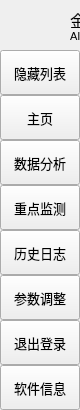
        <widget class="QFrame" name="leftMenuBg">
         <property name="minimumSize">
          <size>
           <width>0</width>
           <height>0</height>
          </size>
         </property>
         <property name="maximumSize">
          <size>
           <width>60</width>
           <height>16777215</height>
          </size>
         </property>
         <property name="frameShape">
          <enum>QFrame::Shape::NoFrame</enum>
         </property>
         <property name="frameShadow">
          <enum>QFrame::Shadow::Raised</enum>
         </property>
         <layout class="QVBoxLayout" name="verticalLayout_3">
          <property name="spacing">
           <number>0</number>
          </property>
          <property name="leftMargin">
           <number>0</number>
          </property>
          <property name="topMargin">
           <number>0</number>
          </property>
          <property name="rightMargin">
           <number>0</number>
          </property>
          <property name="bottomMargin">
           <number>0</number>
          </property>
          <item>
           <widget class="QFrame" name="topLogoInfo">
            <property name="minimumSize">
             <size>
              <width>0</width>
              <height>50</height>
             </size>
            </property>
            <property name="maximumSize">
             <size>
              <width>16777215</width>
              <height>50</height>
             </size>
            </property>
            <property name="frameShape">
             <enum>QFrame::Shape::NoFrame</enum>
            </property>
            <property name="frameShadow">
             <enum>QFrame::Shadow::Raised</enum>
            </property>
            <widget class="QFrame" name="topLogo">
             <property name="geometry">
              <rect>
               <x>10</x>
               <y>5</y>
               <width>42</width>
               <height>42</height>
              </rect>
             </property>
             <property name="minimumSize">
              <size>
               <width>42</width>
               <height>42</height>
              </size>
             </property>
             <property name="maximumSize">
              <size>
               <width>42</width>
               <height>42</height>
              </size>
             </property>
             <property name="frameShape">
              <enum>QFrame::Shape::NoFrame</enum>
             </property>
             <property name="frameShadow">
              <enum>QFrame::Shadow::Raised</enum>
             </property>
            </widget>
            <widget class="QLabel" name="titleLeftApp">
             <property name="geometry">
              <rect>
               <x>70</x>
               <y>8</y>
               <width>160</width>
               <height>20</height>
              </rect>
             </property>
             <property name="font">
              <font>
               <family>Segoe UI Semibold</family>
               <pointsize>12</pointsize>
               <italic>false</italic>
               <fontweight></fontweight>
              </font>
             </property>
             <property name="text">
              <string>&lt;html&gt;&lt;head/&gt;&lt;body&gt;&lt;p&gt;金盾FraudShield&lt;/p&gt;&lt;/body&gt;&lt;/html&gt;</string>
             </property>
             <property name="alignment">
              <set>Qt::AlignmentFlag::AlignLeading|Qt::AlignmentFlag::AlignLeft|Qt::AlignmentFlag::AlignTop</set>
             </property>
            </widget>
            <widget class="QLabel" name="titleLeftDescription">
             <property name="geometry">
              <rect>
               <x>70</x>
               <y>27</y>
               <width>160</width>
               <height>16</height>
              </rect>
             </property>
             <property name="maximumSize">
              <size>
               <width>16777215</width>
               <height>16</height>
              </size>
             </property>
             <property name="font">
              <font>
               <family>Segoe UI</family>
               <pointsize>8</pointsize>
               <italic>false</italic>
               <bold>false</bold>
              </font>
             </property>
             <property name="text">
              <string>AI赋能金融安全，从此更安心</string>
             </property>
             <property name="alignment">
              <set>Qt::AlignmentFlag::AlignLeading|Qt::AlignmentFlag::AlignLeft|Qt::AlignmentFlag::AlignTop</set>
             </property>
            </widget>
           </widget>
          </item>
          <item>
           <widget class="QFrame" name="leftMenuFrame">
            <property name="minimumSize">
             <size>
              <width>0</width>
              <height>0</height>
             </size>
            </property>
            <property name="frameShape">
             <enum>QFrame::Shape::NoFrame</enum>
            </property>
            <property name="frameShadow">
             <enum>QFrame::Shadow::Raised</enum>
            </property>
            <layout class="QVBoxLayout" name="verticalMenuLayout">
             <property name="spacing">
              <number>0</number>
             </property>
             <property name="leftMargin">
              <number>0</number>
             </property>
             <property name="topMargin">
              <number>0</number>
             </property>
             <property name="rightMargin">
              <number>0</number>
             </property>
             <property name="bottomMargin">
              <number>0</number>
             </property>
             <item>
              <widget class="QFrame" name="toggleBox">
               <property name="maximumSize">
                <size>
                 <width>16777215</width>
                 <height>45</height>
                </size>
               </property>
               <property name="frameShape">
                <enum>QFrame::Shape::NoFrame</enum>
               </property>
               <property name="frameShadow">
                <enum>QFrame::Shadow::Raised</enum>
               </property>
               <layout class="QVBoxLayout" name="verticalLayout_4">
                <property name="spacing">
                 <number>0</number>
                </property>
                <property name="leftMargin">
                 <number>0</number>
                </property>
                <property name="topMargin">
                 <number>0</number>
                </property>
                <property name="rightMargin">
                 <number>0</number>
                </property>
                <property name="bottomMargin">
                 <number>0</number>
                </property>
                <item>
                 <widget class="QPushButton" name="toggleButton">
                  <property name="sizePolicy">
                   <sizepolicy hsizetype="Expanding" vsizetype="Fixed">
                    <horstretch>0</horstretch>
                    <verstretch>0</verstretch>
                   </sizepolicy>
                  </property>
                  <property name="minimumSize">
                   <size>
                    <width>0</width>
                    <height>45</height>
                   </size>
                  </property>
                  <property name="font">
                   <font>
                    <family>Segoe UI</family>
                    <pointsize>10</pointsize>
                    <italic>false</italic>
                    <bold>false</bold>
                   </font>
                  </property>
                  <property name="cursor">
                   <cursorShape>PointingHandCursor</cursorShape>
                  </property>
                  <property name="layoutDirection">
                   <enum>Qt::LayoutDirection::LeftToRight</enum>
                  </property>
                  <property name="styleSheet">
                   <string notr="true">background-image: url(:/icons/images/icons/icon_menu.png);</string>
                  </property>
                  <property name="text">
                   <string>隐藏列表</string>
                  </property>
                 </widget>
                </item>
               </layout>
              </widget>
             </item>
             <item alignment="Qt::AlignmentFlag::AlignTop">
              <widget class="QFrame" name="topMenu">
               <property name="sizePolicy">
                <sizepolicy hsizetype="Preferred" vsizetype="Preferred">
                 <horstretch>0</horstretch>
                 <verstretch>0</verstretch>
                </sizepolicy>
               </property>
               <property name="minimumSize">
                <size>
                 <width>0</width>
                 <height>0</height>
                </size>
               </property>
               <property name="frameShape">
                <enum>QFrame::Shape::NoFrame</enum>
               </property>
               <property name="frameShadow">
                <enum>QFrame::Shadow::Raised</enum>
               </property>
               <layout class="QVBoxLayout" name="verticalLayout_8">
                <property name="spacing">
                 <number>0</number>
                </property>
                <property name="leftMargin">
                 <number>0</number>
                </property>
                <property name="topMargin">
                 <number>0</number>
                </property>
                <property name="rightMargin">
                 <number>0</number>
                </property>
                <property name="bottomMargin">
                 <number>0</number>
                </property>
                <item>
                 <widget class="QPushButton" name="btn_home">
                  <property name="sizePolicy">
                   <sizepolicy hsizetype="Expanding" vsizetype="Fixed">
                    <horstretch>0</horstretch>
                    <verstretch>0</verstretch>
                   </sizepolicy>
                  </property>
                  <property name="minimumSize">
                   <size>
                    <width>0</width>
                    <height>45</height>
                   </size>
                  </property>
                  <property name="font">
                   <font>
                    <family>Segoe UI</family>
                    <pointsize>10</pointsize>
                    <italic>false</italic>
                    <bold>false</bold>
                   </font>
                  </property>
                  <property name="cursor">
                   <cursorShape>PointingHandCursor</cursorShape>
                  </property>
                  <property name="layoutDirection">
                   <enum>Qt::LayoutDirection::LeftToRight</enum>
                  </property>
                  <property name="styleSheet">
                   <string notr="true">background-image: url(:/icons/images/icons/cil-home.png);</string>
                  </property>
                  <property name="text">
                   <string>主页</string>
                  </property>
                 </widget>
                </item>
                <item>
                 <widget class="QPushButton" name="btn_upload">
                  <property name="sizePolicy">
                   <sizepolicy hsizetype="Expanding" vsizetype="Fixed">
                    <horstretch>0</horstretch>
                    <verstretch>0</verstretch>
                   </sizepolicy>
                  </property>
                  <property name="minimumSize">
                   <size>
                    <width>0</width>
                    <height>45</height>
                   </size>
                  </property>
                  <property name="font">
                   <font>
                    <family>Segoe UI</family>
                    <pointsize>10</pointsize>
                    <italic>false</italic>
                    <bold>false</bold>
                   </font>
                  </property>
                  <property name="cursor">
                   <cursorShape>PointingHandCursor</cursorShape>
                  </property>
                  <property name="layoutDirection">
                   <enum>Qt::LayoutDirection::LeftToRight</enum>
                  </property>
                  <property name="styleSheet">
                   <string notr="true">background-image: url(:/icons/images/icons/cil-chart.png);</string>
                  </property>
                  <property name="text">
                   <string>数据分析</string>
                  </property>
                 </widget>
                </item>
                <item>
                 <widget class="QPushButton" name="btn_new">
                  <property name="sizePolicy">
                   <sizepolicy hsizetype="Expanding" vsizetype="Fixed">
                    <horstretch>0</horstretch>
                    <verstretch>0</verstretch>
                   </sizepolicy>
                  </property>
                  <property name="minimumSize">
                   <size>
                    <width>0</width>
                    <height>45</height>
                   </size>
                  </property>
                  <property name="font">
                   <font>
                    <family>Segoe UI</family>
                    <pointsize>10</pointsize>
                    <italic>false</italic>
                    <bold>false</bold>
                   </font>
                  </property>
                  <property name="cursor">
                   <cursorShape>PointingHandCursor</cursorShape>
                  </property>
                  <property name="layoutDirection">
                   <enum>Qt::LayoutDirection::LeftToRight</enum>
                  </property>
                  <property name="styleSheet">
                   <string notr="true">background-image: url(:/icons/images/icons/cil-window-restore.png);</string>
                  </property>
                  <property name="text">
                   <string>重点监测</string>
                  </property>
                 </widget>
                </item>
                <item>
                 <widget class="QPushButton" name="btn_save">
                  <property name="sizePolicy">
                   <sizepolicy hsizetype="Expanding" vsizetype="Fixed">
                    <horstretch>0</horstretch>
                    <verstretch>0</verstretch>
                   </sizepolicy>
                  </property>
                  <property name="minimumSize">
                   <size>
                    <width>0</width>
                    <height>45</height>
                   </size>
                  </property>
                  <property name="font">
                   <font>
                    <family>Segoe UI</family>
                    <pointsize>10</pointsize>
                    <italic>false</italic>
                    <bold>false</bold>
                   </font>
                  </property>
                  <property name="cursor">
                   <cursorShape>PointingHandCursor</cursorShape>
                  </property>
                  <property name="layoutDirection">
                   <enum>Qt::LayoutDirection::LeftToRight</enum>
                  </property>
                  <property name="styleSheet">
                   <string notr="true">background-image: url(:/icons/images/icons/cil-description.png)</string>
                  </property>
                  <property name="text">
                   <string>历史日志</string>
                  </property>
                 </widget>
                </item>
                <item>
                 <widget class="QPushButton" name="btn_para">
                  <property name="sizePolicy">
                   <sizepolicy hsizetype="Expanding" vsizetype="Fixed">
                    <horstretch>0</horstretch>
                    <verstretch>0</verstretch>
                   </sizepolicy>
                  </property>
                  <property name="minimumSize">
                   <size>
                    <width>0</width>
                    <height>45</height>
                   </size>
                  </property>
                  <property name="font">
                   <font>
                    <family>Segoe UI</family>
                    <pointsize>10</pointsize>
                    <italic>false</italic>
                    <bold>false</bold>
                   </font>
                  </property>
                  <property name="cursor">
                   <cursorShape>PointingHandCursor</cursorShape>
                  </property>
                  <property name="layoutDirection">
                   <enum>Qt::LayoutDirection::LeftToRight</enum>
                  </property>
                  <property name="styleSheet">
                   <string notr="true">background-image: url(:/icons/images/icons/cil-equalizer.png);
</string>
                  </property>
                  <property name="text">
                   <string>参数调整</string>
                  </property>
                 </widget>
                </item>
                <item>
                 <widget class="QPushButton" name="btn_exit">
                  <property name="sizePolicy">
                   <sizepolicy hsizetype="Expanding" vsizetype="Fixed">
                    <horstretch>0</horstretch>
                    <verstretch>0</verstretch>
                   </sizepolicy>
                  </property>
                  <property name="minimumSize">
                   <size>
                    <width>0</width>
                    <height>45</height>
                   </size>
                  </property>
                  <property name="font">
                   <font>
                    <family>Segoe UI</family>
                    <pointsize>10</pointsize>
                    <italic>false</italic>
                    <bold>false</bold>
                   </font>
                  </property>
                  <property name="cursor">
                   <cursorShape>PointingHandCursor</cursorShape>
                  </property>
                  <property name="layoutDirection">
                   <enum>Qt::LayoutDirection::LeftToRight</enum>
                  </property>
                  <property name="styleSheet">
                   <string notr="true">background-image: url(:/icons/images/icons/cil-account-logout);</string>
                  </property>
                  <property name="text">
                   <string>退出登录</string>
                  </property>
                 </widget>
                </item>
               </layout>
              </widget>
             </item>
             <item alignment="Qt::AlignmentFlag::AlignBottom">
              <widget class="QFrame" name="bottomMenu">
               <property name="frameShape">
                <enum>QFrame::Shape::NoFrame</enum>
               </property>
               <property name="frameShadow">
                <enum>QFrame::Shadow::Raised</enum>
               </property>
               <layout class="QVBoxLayout" name="verticalLayout_9">
                <property name="spacing">
                 <number>0</number>
                </property>
                <property name="leftMargin">
                 <number>0</number>
                </property>
                <property name="topMargin">
                 <number>0</number>
                </property>
                <property name="rightMargin">
                 <number>0</number>
                </property>
                <property name="bottomMargin">
                 <number>0</number>
                </property>
                <item>
                 <widget class="QPushButton" name="toggleLeftBox">
                  <property name="sizePolicy">
                   <sizepolicy hsizetype="Expanding" vsizetype="Fixed">
                    <horstretch>0</horstretch>
                    <verstretch>0</verstretch>
                   </sizepolicy>
                  </property>
                  <property name="minimumSize">
                   <size>
                    <width>0</width>
                    <height>45</height>
                   </size>
                  </property>
                  <property name="font">
                   <font>
                    <family>Segoe UI</family>
                    <pointsize>10</pointsize>
                    <italic>false</italic>
                    <bold>false</bold>
                   </font>
                  </property>
                  <property name="cursor">
                   <cursorShape>PointingHandCursor</cursorShape>
                  </property>
                  <property name="layoutDirection">
                   <enum>Qt::LayoutDirection::LeftToRight</enum>
                  </property>
                  <property name="styleSheet">
                   <string notr="true">background-image: url(:/icons/images/icons/icon_settings.png);</string>
                  </property>
                  <property name="text">
                   <string>软件信息</string>
                  </property>
                 </widget>
                </item>
               </layout>
              </widget>
             </item>
            </layout>
           </widget>
          </item>
         </layout>
        </widget>
